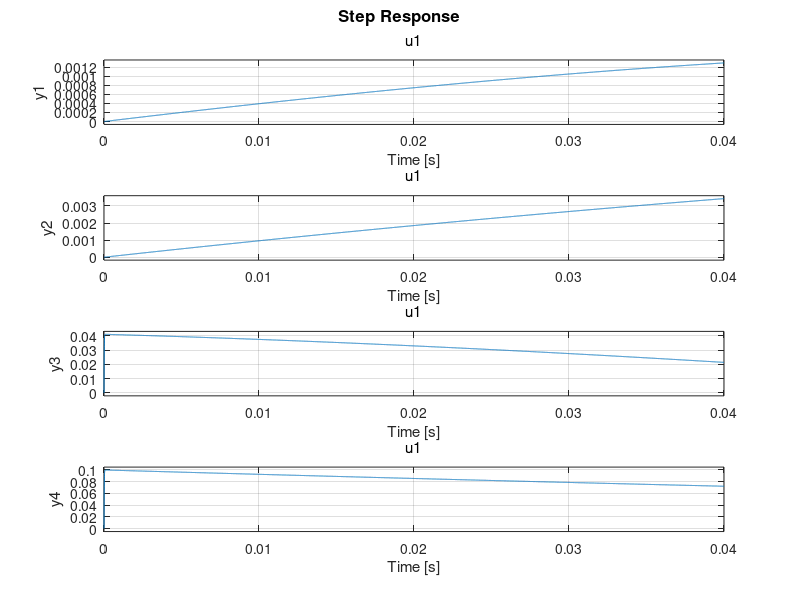

Source code (MATLAB):
clear;close all;clc;
% parameters
g=9.8;
l1=0.085;
l2=0.105/2; # Centre of mass of rod = length / 2
m1=17/1000; m2=17/1000;
R = 12; Km = 0.3;

% A matrix
A32 = 36.0*g*m2/(l1*(16.0*m1 + 12.0*m2));
A33 = -48.0*Km^2/(R*l1^2*(16.0*m1 + 12.0*m2));
A42 = g*(12.0*m1 + 36.0*m2)/(l2*(8.0*m1 + 6.0*m2));
A43 = -36.0*Km^2/(R*l1*l2*(8.0*m1 + 6.0*m2))
A = [0 0 1 0; 0 0 0 1; 0 A32 A33 0; 0 A42 A43 0];

% B matrix
B3 = 48.0*Km/(16.0*R*l1^2*m1 + 12.0*R*l1^2*m2);
B4 = 36.0*Km/(8.0*R*l1*l2*m1 + 6.0*R*l1*l2*m2);
B = [0; 0; B3; B4];

% C matrix
C = eye(4, 4);

% D matrix
D = 0;

% LQR
Q = diag([1 100 0 10]);
R = 0.001;
[K, S, EIG] = lqr(A, B, Q, R);
display(K);
display(EIG);
display(S);


% system simulation
sys = ss(A,B,C,D);
sys_feedback = feedback(sys, K);
SP = 10
step(SP * sys_feedback)
